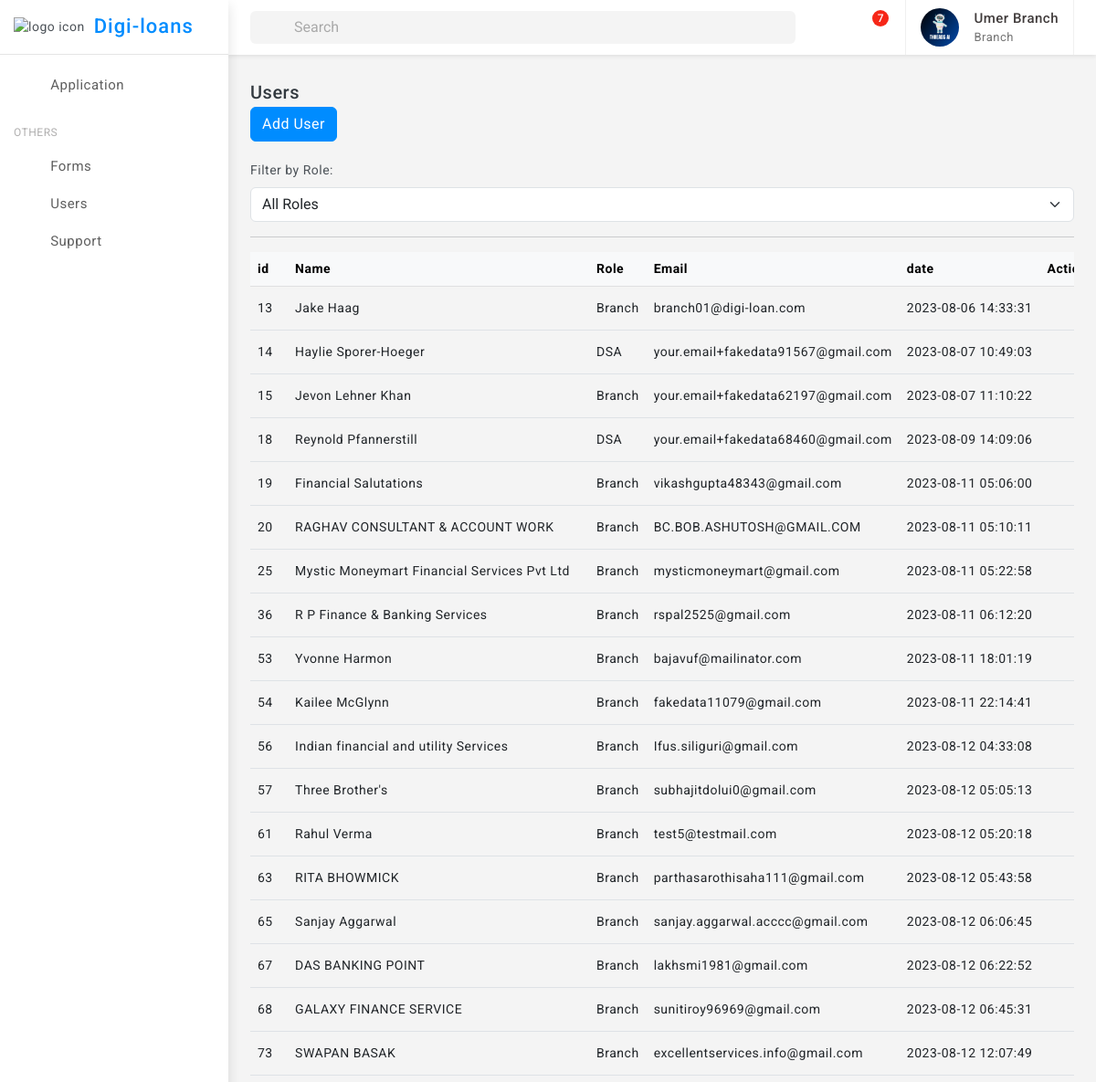
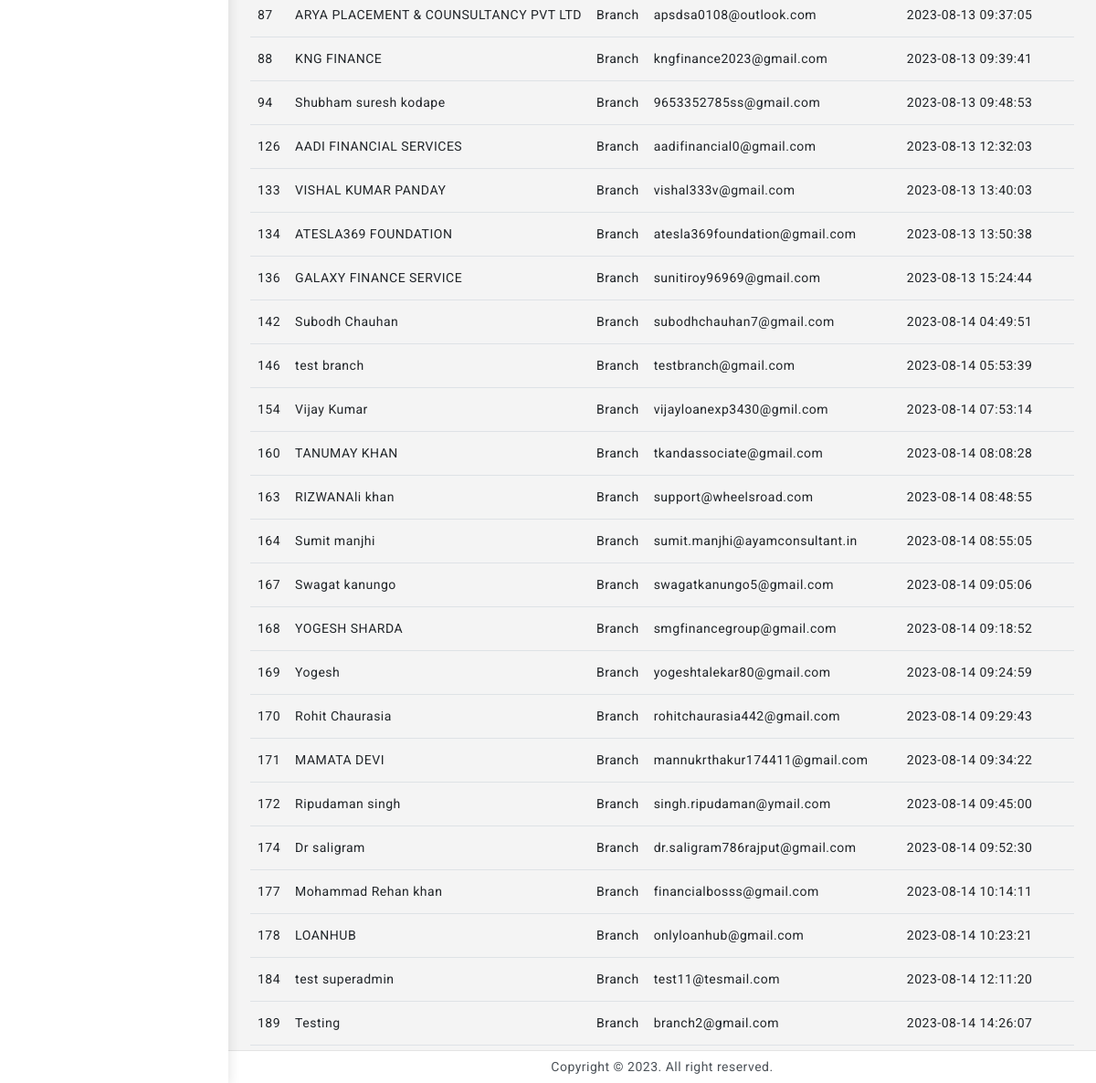
Page /users (signed in) on the committed database (2 pictures, top to bottom).
### tables this page shows
CREATE TABLE Roles (
                role_id INTEGER PRIMARY KEY,
                role_name TEXT NOT NULL,
                created_time TIMESTAMP DEFAULT CURRENT_TIMESTAMP,
                updated_time TIMESTAMP DEFAULT CURRENT_TIMESTAMP
            );

CREATE TABLE "Users" (
	"user_id"	INTEGER,
	"email"	TEXT NOT NULL,
	"password"	TEXT NOT NULL,
	"role_id"	INTEGER,
	"full_name"	TEXT,
	"date_of_birth"	TEXT,
	"address"	TEXT,
	"phone_number"	TEXT,
	"created_time"	TIMESTAMP DEFAULT CURRENT_TIMESTAMP,
	"updated_time"	TIMESTAMP DEFAULT CURRENT_TIMESTAMP,
	"approved"	INTEGER,
	"createdBy"	INTEGER,
	"branchBy"	INTEGER,
	PRIMARY KEY("user_id"),
	FOREIGN KEY("branchBy") REFERENCES "Users"("user_id")
);

### flask_app.py (the view, shortened to what this page needs)
@app.route('/users')
def admin_users():
    user_id=session["user"][0]
    role_id=session["role"][0]
    if(role_id==1):
        users = get_users_super_admin()
    elif (role_id==3):
        users=get_branch_users_branchdBy(user_id)
    final_users = [tuple(user) + (get_role(user[3])[1],get_user_image(user[0],),user_documentdb.get_user_document_by_id(user[0]),disabledb.get_disabled_user(user[0])) for user in users]
    print("final_users_Users--->",final_users[1])
    return render_template("users_list.html",users=final_users)

### databse/db_service.py (called while the page is built)
def connect_db():
    return sqlite3.connect('databse/digi_loans.db')

def get_role(role_id):
    conn = connect_db()
    cursor = conn.cursor()
    try:
        cursor.execute('SELECT * FROM Roles WHERE role_id = ?', (role_id,))
        role = cursor.fetchone()
        conn.close()
        return role
    except sqlite3.Error as e:
        print("Error getting role:", e)
        conn.close()
        return None

def get_user_image(user_id):
    try:
        conn = connect_db()
        cursor = conn.cursor()
        cursor.execute('SELECT * FROM UserProfile WHERE user_id = ?', (user_id,))
        result = cursor.fetchone()  # Fetch one row, assuming you want to retrieve a single user's image data
        conn.commit()
        print("got image result for ",user_id," : ",result)
        return result  # Return the fetched result
    except sqlite3.Error as e:
        print("Error get_user_image:", e)
        if conn:
            conn.rollback()
        return None  # Return None to indicate an error

def get_branch_users_branchdBy(branch_id):
    conn = connect_db()
    cursor = conn.cursor()
    try:
        cursor.execute('''
            SELECT * FROM Users WHERE role_id > 2 AND branchBy = ?
        ''', (branch_id,))
        users = cursor.fetchall()
        conn.close()
        return users
    except sqlite3.Error as e:
        print("Error get_branch_users_branchdBy :", e)
        conn.close()
        return None

### databse/disabled_manage.py (called while the page is built)
def get_disabled_user(user_id):
    connection = db.connect_db()
    try:
        with connection:
            cursor = connection.cursor()
            cursor.execute("SELECT disabled FROM disabled_user WHERE user_id = ?", (user_id,))
            user_disabled = cursor.fetchone()
            if user_disabled is not None:
                return user_disabled[0]  # Return the value of the "disabled" column
            else:
                return False  # User is not found
    finally:
        connection.close()

### databse/user_document.py (called while the page is built)
def get_user_document_by_id(user_id):
    connection = db.connect_db()
    cursor = connection.cursor()
    try:
        cursor.execute("SELECT * FROM UserDocument WHERE user_id=?", (user_id,))
        return cursor.fetchone()
    except Exception as e:
        print("Error retrieving user document:", e)
    finally:
        connection.close()

### templates/users_list.html (shortened to what this page needs)
{% extends 'base.html' %}
{% block content %}
<div class="page-wrapper">
    <div class="page-content">
        <div class="card-body">
            <div class="d-flex align-items-center">
                <div>
                    <h5 class="mb-0">Users</h5>
                </div>
                <div class="font-22 ms-auto"><i class="bx bx-dots-horizontal-rounded"></i></div>
            </div>
            <div class="ms-auto">
                <div class="btn-group">
                    <a href="{{url_for('adduser')}}" class="btn btn-primary">Add User</a>
                </div>
            </div><br>
            <div class="ms-auto">
                <label for="roleFilter" class="form-label">Filter by Role:</label>
                <select id="roleFilter" class="form-select">
                    <option value="">All Roles</option>
                </select>
            </div>
            <hr>
            <div class="table-responsive">
                <table class="table align-middle mb-0">
                    <thead class="table-light">
                        <tr>
                            <th>id</th>
                            <th>Name</th>
                            <th>Role</th>
                            <th>Email</th>
                            <th>date</th>
                            <th>Action</th>
                        </tr>
                    </thead>
                    <tbody>
                        {% for user in users %}
                        <tr class="user-row">
                            <td>{{ user[0] }}</td>
                            <td>{{ user[4] }}</td>
                            <td class="role-cell">{{ user[13] }}</td>
                            <td>{{ user[1] }}</td>
                            <td>{{ user[8] }}</td>
                            <td>
                        </tr>
                        {% endfor %}
                    </tbody>
                </table>
            </div>
        </div>
    </div>
</div>
{% endblock %}

### templates/base.html (shortened to what this page needs)
<!doctype html>
<html lang="en">
<head>
	<link href="{{ url_for('static', filename='assets/plugins/vectormap/jquery-jvectormap-2.0.2.css') }}" rel="stylesheet"/>
	<link href="{{ url_for('static', filename='assets/plugins/simplebar/css/simplebar.css') }}" rel="stylesheet" />
	<link href="{{ url_for('static', filename='assets/plugins/perfect-scrollbar/css/perfect-scrollbar.css') }}" rel="stylesheet" />
	<link href="{{ url_for('static', filename='assets/plugins/metismenu/css/metisMenu.min.css') }}" rel="stylesheet"/>
	<link href="{{ url_for('static', filename='assets/plugins/datatable/css/dataTables.bootstrap5.min.css') }}" rel="stylesheet" />
	<link href="{{ url_for('static', filename='assets/css/pace.min.css') }}" rel="stylesheet"/>
	<link href="{{ url_for('static', filename='assets/css/bootstrap.min.css') }}" rel="stylesheet">
	<link href="{{ url_for('static', filename='assets/css/bootstrap-extended.css') }}" rel="stylesheet">
	<link href="{{ url_for('static', filename='assets/css/app.css') }}" rel="stylesheet">
	<link href="{{ url_for('static', filename='assets/css/icons.css') }}" rel="stylesheet">
	<link rel="stylesheet" href="{{ url_for('static', filename='assets/css/dark-theme.css') }}"/>
	<link rel="stylesheet" href="{{ url_for('static', filename='assets/css/semi-dark.css') }}"/>
	<link rel="stylesheet" href="{{ url_for('static', filename='assets/css/header-colors.css') }}"/>
</head>
<body>
	<div class="wrapper">
		<div class="sidebar-wrapper" data-simplebar="true">
			<div class="sidebar-header">
				<div>
					<img src="{{ url_for('static', filename='assets/images/logo-icon.png') }}" class="logo-icon" alt="logo icon">
				</div>
				<div>
					<h4 class="logo-text">Digi-loans</h4>
				</div>
				<div class="toggle-icon ms-auto"><i class='bx bx-arrow-back'></i>
				</div>
			 </div>
			<ul class="metismenu" id="menu">
				<li>
					<a href="{{ url_for('all_applications') }}" >
						<div class="parent-icon"><i class="bx bx-category"></i>
						</div>
						<div class="menu-title">Application</div>
					</a>
				</li>
				<li class="menu-label">Others</li>
				<li>
					<a href="{{ url_for('admin_forms') }}" >
						<div class="parent-icon"><i class='bx bx-cookie'></i>
						</div>
						<div class="menu-title">Forms</div>
					</a>
				</li>
				<li>
					<a href="{{ url_for('admin_users') }}" >
						<div class="parent-icon"><i class='bx bx-user'></i>
						</div>
						<div class="menu-title">Users</div>
					</a>
				</li>
				<li>
					<a href="http://digi-loans.com/" target="_blank">
						<div class="parent-icon"><i class="bx bx-support"></i>
						</div>
						<div class="menu-title">Support</div>
					</a>
				</li>
			</ul>
		</div>
		<header>
			<div class="topbar d-flex align-items-center">
				<nav class="navbar navbar-expand gap-3">
					  <div class="position-relative search-bar d-lg-block d-none" data-bs-toggle="modal" data-bs-target="#SearchModal">
						<input class="form-control px-5" disabled type="search" placeholder="Search">
						<span class="position-absolute top-50 search-show ms-3 translate-middle-y start-0 top-50 fs-5"><i class='bx bx-search'></i></span>
					  </div>
					  <div class="top-menu ms-auto">
						<ul class="navbar-nav align-items-center gap-1">
							<li class="nav-item dark-mode d-none d-sm-flex">
								<a class="nav-link dark-mode-icon" href="javascript:;"><i class='bx bx-moon'></i>
								</a>
							</li>
							<li class="nav-item dropdown dropdown-large">
								<a class="nav-link dropdown-toggle dropdown-toggle-nocaret position-relative" href="#" data-bs-toggle="dropdown"><span class="alert-count">7</span>
									<i class='bx bx-bell'></i>
								</a>
							</li>
						</ul>
					</div>
					<div class="user-box dropdown px-3">
						<a class="d-flex align-items-center nav-link dropdown-toggle gap-3 dropdown-toggle-nocaret" href="#" role="button" data-bs-toggle="dropdown" aria-expanded="false">
							{% if session['image'] %}
							<img src="{{ url_for('static', filename=session['image'][2]) }}" class="user-img" alt="user avatar">
							{% endif %}
							<div class="user-info">
								<p class="user-name mb-0">{{session['user'][4]}}</p>
								<p class="designattion mb-0">{{session['role'][1]}}</p>
							</div>
						</a>
					</div>
				</nav>
			</div>
		</header>
		{% block content %}{% endblock %}
		<footer class="page-footer">
			<p class="mb-0">Copyright © 2023. All right reserved.</p>
		</footer>
	</div>
</body>
</html>

### static/assets/css/app.css (style rules this page uses)
body { font-size: 14px; color: #4c5258; letter-spacing: .5px; background: #f4f4f4; overflow-x: hidden; font-family: Roboto, sans-serif }
a { text-decoration: none }
.wrapper { width: 100%; position: relative }
.sidebar-wrapper { width: 250px; height: 100%; position: fixed; top: 0; bottom: 0; left: 0; background: #fff; border-right: 0 solid #e4e4e4; z-index: 11; box-shadow: 0 .3rem .8rem rgba(0, 0, 0, .12); transition: all .2s ease-out }
.sidebar-header { width: 250px; height: 60px; display: flex; align-items: center; position: fixed; top: 0; bottom: 0; padding: 0 15px; z-index: 5; background: #fff; background-clip: padding-box; border-bottom: 1px solid #e4e4e4 }
.logo-icon { width: 30px }
.logo-text { font-size: 22px; margin-left: 10px; margin-bottom: 0; letter-spacing: 1px; color: #008cff; }
.toggle-icon { font-size: 22px; cursor: pointer; color: #008cff }
.topbar { position: fixed; top: 0; left: 250px; right: 0; height: 60px; background: #fff; border-bottom: 1px solid rgb(228 228 228 / 0%); z-index: 10; -webkit-box-shadow: 0 .125rem .25rem rgba(0, 0, 0, .075); box-shadow: 0 .125rem .25rem rgba(0, 0, 0, .075); }
.topbar .navbar { width: 100%; height: 60px; padding-left: 1.5rem; padding-right: 1.5rem; }
.page-wrapper { height: 100%; margin-top: 60px; margin-bottom: 30px; margin-left: 250px }
.page-content { padding: 1.5rem 1.5rem 0.7rem 1.5rem }
.page-footer { background: #fff; left: 250px; right: 0; bottom: 0; position: fixed; text-align: center; padding: 7px; font-size: 14px; border-top: 1px solid #e4e4e4; z-index: 3 }
.sidebar-wrapper ul { padding: 0; margin: 0; list-style: none; background: 0 0 }
.sidebar-wrapper .metismenu { background: 0 0; display: -webkit-box; display: -ms-flexbox; display: flex; padding: 10px; margin-top: 60px; -webkit-box-orient: vertical; -webkit-box-direction: normal; -ms-flex-direction: column; flex-direction: column }
.sidebar-wrapper .metismenu li+li { margin-top: 5px }
.sidebar-wrapper .metismenu li:first-child { margin-top: 5px }
.sidebar-wrapper .metismenu li:last-child { margin-bottom: 5px }
.sidebar-wrapper .metismenu>li { display: -webkit-box; display: -ms-flexbox; display: flex; -webkit-box-orient: vertical; -webkit-box-direction: normal; -ms-flex-direction: column; flex-direction: column; position: relative }
.sidebar-wrapper .metismenu a { position: relative; display: flex; align-items: center; justify-content: left; padding: 6px 16px; font-size: 15px; color: #5f5f5f; outline-width: 0; text-overflow: ellipsis; overflow: hidden; letter-spacing: .5px; border-radius: 0.25rem; transition: all .3s ease-out }
.sidebar-wrapper .metismenu a .parent-icon { font-size: 24px; line-height: 1 }
.sidebar-wrapper .metismenu a .menu-title { margin-left: 10px }
.menu-label { padding: 20px 15px 5px 5px; color: #b0afaf; text-transform: uppercase; font-size: 12px; letter-spacing: .5px }
.font-22 { font-size: 22px }
input::placeholder { color: #000!important; opacity: .3!important }
.topbar .navbar .navbar-nav .nav-item { display: flex; align-items: center; justify-content: center; width: auto; height: 60px; }
.topbar .navbar .navbar-nav .nav-link { color: #212529; font-size: 22px; border-radius: 50%; display: flex; align-items: center; justify-content: center; width: 42px; height: 42px; transition: 0.3s cubic-bezier(0.075, 0.82, 0.165, 1); }
.dropdown-toggle-nocaret:after { display: none }
.alert-count { position: absolute; top: 2px; left: 22px; width: 18px; height: 18px; display: flex; align-items: center; justify-content: center; border-radius: 50%; font-size: 12px; font-weight: 500; color: #fff; background: #f62718 }
.user-img { width: 42px; height: 42px; border-radius: 50%; border: 0 solid #e5e5e5; padding: 0; }
.user-info .user-name { font-size: 15px; font-weight: 500; color: #413c3c }
.user-info .designattion { font-size: 13px; color: #747474 }
.user-box { display: flex; align-items: center; height: 60px; border-left: 1px solid #f0f0f0; border-right: 1px solid #f0f0f0; }
.dropdown-large { position: relative }
.search-bar { width: 100%; cursor: pointer; }
.search-bar input[disabled] { cursor: pointer; background-color: #f4f4f4; border: 0; }

### rows in the picture
Roles: role_name "Branch", role_name "Branch" "Branch" "Branch" "Branch" "Branch" "Branch" "Branch" "Branch" "Branch" "Branch" "Branch" "Branch" "Branch" "Branch" "Branch" "Branch" "Branch" "Branch" "Branch" "Branch" "Branch" "Branch" "Branch" "Branch" "Branch" "Branch" "Branch" "Branch" "Branch" "Branch" "Branch" "Branch" "Branch" "Branch" "Branch" "Branch" "Branch" "Branch" "Branch" "Branch"
Users: full_name "Jake Haag", email "branch01@digi-loan.com", created_time "2023-08-06 14:33:31"
Users: full_name "Haylie Sporer-Hoeger", email "your.email+fakedata91567@gmail.com", created_time "2023-08-07 10:49:03"
Roles: role_name "DSA" "DSA"
Users: full_name "Jevon Lehner Khan", email "your.email+fakedata62197@gmail.com", created_time "2023-08-07 11:10:22"
Users: full_name "Reynold Pfannerstill", email "your.email+fakedata68460@gmail.com", created_time "2023-08-09 14:09:06"
Users: full_name "Financial Salutations", email "vikashgupta48343@gmail.com", created_time "2023-08-11 05:06:00"
Users: full_name "RAGHAV CONSULTANT & ACCOUNT WORK", email "BC.BOB.ASHUTOSH@GMAIL.COM", created_time "2023-08-11 05:10:11"
Users: full_name "Mystic Moneymart Financial Services Pvt Ltd", email "mysticmoneymart@gmail.com", created_time "2023-08-11 05:22:58"
Users: full_name "R P Finance & Banking Services", email "rspal2525@gmail.com", created_time "2023-08-11 06:12:20"
Users: full_name "Yvonne Harmon", email "bajavuf@mailinator.com", created_time "2023-08-11 18:01:19"
Users: full_name "Kailee McGlynn", email "fakedata11079@gmail.com", created_time "2023-08-11 22:14:41"
Users: full_name "Indian financial and utility Services", email "Ifus.siliguri@gmail.com", created_time "2023-08-12 04:33:08"
Users: full_name "Three Brother's", email "subhajitdolui0@gmail.com", created_time "2023-08-12 05:05:13"
Users: full_name "Rahul Verma", email "test5@testmail.com", created_time "2023-08-12 05:20:18"
Users: full_name "RITA BHOWMICK", email "parthasarothisaha111@gmail.com", created_time "2023-08-12 05:43:58"
Users: full_name "Sanjay Aggarwal", email "sanjay.aggarwal.acccc@gmail.com", created_time "2023-08-12 06:06:45"
Users: full_name "DAS BANKING POINT", email "lakhsmi1981@gmail.com", created_time "2023-08-12 06:22:52"
Users: full_name "GALAXY FINANCE SERVICE", email "sunitiroy96969@gmail.com", created_time "2023-08-12 06:45:31"
Users: full_name "SWAPAN BASAK", email "excellentservices.info@gmail.com", created_time "2023-08-12 12:07:49"
Users: full_name "ARYA PLACEMENT & COUNSULTANCY PVT LTD", email "apsdsa0108@outlook.com", created_time "2023-08-13 09:37:05"
Users: full_name "KNG FINANCE", email "kngfinance2023@gmail.com", created_time "2023-08-13 09:39:41"
Users: full_name "Shubham suresh kodape", email "9653352785ss@gmail.com", created_time "2023-08-13 09:48:53"
Users: full_name "AADI FINANCIAL SERVICES", email "aadifinancial0@gmail.com", created_time "2023-08-13 12:32:03"
Users: full_name "VISHAL KUMAR PANDAY", email "vishal333v@gmail.com", created_time "2023-08-13 13:40:03"
Users: full_name "ATESLA369 FOUNDATION", email "atesla369foundation@gmail.com", created_time "2023-08-13 13:50:38"
Users: full_name "GALAXY FINANCE SERVICE", email "sunitiroy96969@gmail.com", created_time "2023-08-13 15:24:44"
Users: full_name "Subodh Chauhan", email "subodhchauhan7@gmail.com", created_time "2023-08-14 04:49:51"
Users: full_name "test branch", email "testbranch@gmail.com", created_time "2023-08-14 05:53:39"
Users: full_name "Vijay Kumar", email "vijayloanexp3430@gmil.com", created_time "2023-08-14 07:53:14"
Users: full_name "TANUMAY KHAN", email "tkandassociate@gmail.com", created_time "2023-08-14 08:08:28"
Users: full_name "RIZWANAli khan", email "support@wheelsroad.com", created_time "2023-08-14 08:48:55"
Users: full_name "Sumit manjhi", email "sumit.manjhi@ayamconsultant.in", created_time "2023-08-14 08:55:05"
Users: full_name "Swagat kanungo", email "swagatkanungo5@gmail.com", created_time "2023-08-14 09:05:06"
Users: full_name "YOGESH SHARDA", email "smgfinancegroup@gmail.com", created_time "2023-08-14 09:18:52"
Users: full_name "Yogesh", email "yogeshtalekar80@gmail.com", created_time "2023-08-14 09:24:59"
Users: full_name "Rohit Chaurasia", email "rohitchaurasia442@gmail.com", created_time "2023-08-14 09:29:43"
Users: full_name "MAMATA DEVI", email "mannukrthakur174411@gmail.com", created_time "2023-08-14 09:34:22"
Users: full_name "Ripudaman singh", email "singh.ripudaman@ymail.com", created_time "2023-08-14 09:45:00"
Users: full_name "Dr saligram", email "dr.saligram786rajput@gmail.com", created_time "2023-08-14 09:52:30"
Users: full_name "Mohammad Rehan khan", email "financialbosss@gmail.com", created_time "2023-08-14 10:14:11"
Users: full_name "LOANHUB", email "onlyloanhub@gmail.com", created_time "2023-08-14 10:23:21"
Users: full_name "test superadmin", email "test11@tesmail.com", created_time "2023-08-14 12:11:20"
Users: full_name "Testing", email "branch2@gmail.com", created_time "2023-08-14 14:26:07"

### other values in the picture
{{ session['user'][4] }} "Umer Branch"
{{ user[0] }} "13" "14" "15" "18" "19" "20" "25" "36" "53" "54" "56" "57" "61" "63" "65" "67" "68" "73" "87" "88" "94" "126" "133" "134" "136" "142" "146" "154" "160" "163" "164" "167" "168" "169" "170" "171" "172" "174" "177" "178" "184" "189"
